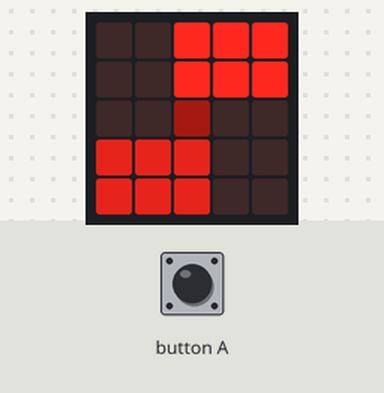
Bench run of a program on a simulated BBC micro:bit (MakeCode). On the bench: the board's 5×5 LED display. Inputs (shaded band) come from the test bench.

Above: at 1.2 s.
1.3 s: button A pressed for 0.15 s
At 2.2 s:
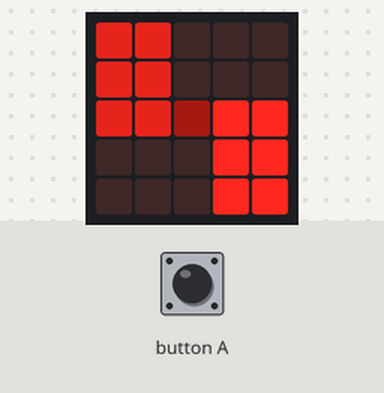
2.9 s: button A pressed for 0.15 s
At 3.4 s:
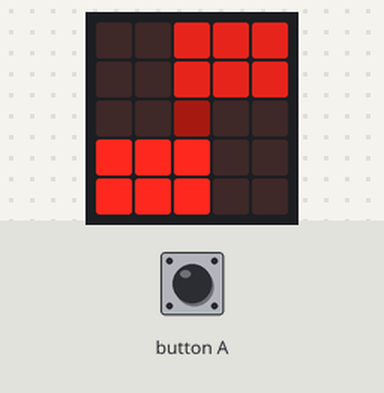
4.5 s: button A pressed for 0.15 s
At 5.8 s:
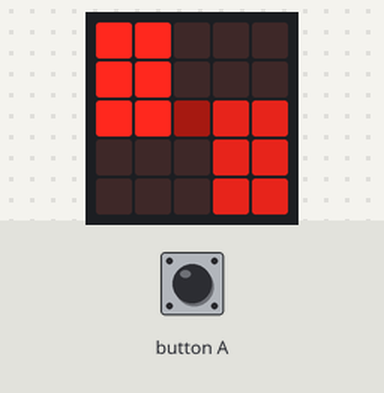
Timing chart, 0 to 7.5 s (numbered marks = the images above; inputs shaded):
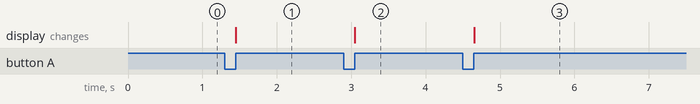

The program:

main.ts
```typescript
let stred = [2, 2]
let obdelnik = [[2, 0], [4, 0], [2, 1], [3, 0], [3, 1], [4, 1]]
let odraz = [[2, 0], [4, 0], [2, 1], [3, 0], [3, 1], [4, 1]]
zrcadli()
function vykresli() {
    basic.clearScreen()
    led.plotBrightness(stred[0], stred[1], 40)
    for (let i of obdelnik) {
        led.plot(i[0], i[1])
    }
    for (let e of odraz) {
        led.plotBrightness(e[0], e[1], 180)
    }
}

function zrcadli() {
    for (let i = 0; i < obdelnik.length; i++) {
        for (let e = 0; e < 2; e++) {
            odraz[i][e] = 2 * stred[e] - obdelnik[i][e]
        }
    }
    vykresli()
}

function otoc(vpravo: boolean) {
    let tempNula: number;
    for (let i = 0; i < obdelnik.length; i++) {
        tempNula = obdelnik[i][0]
        if (vpravo) {
            obdelnik[i][0] = -obdelnik[i][1] + stred[1] + stred[0]
            obdelnik[i][1] = tempNula - stred[0] + stred[1]
        } else {
            obdelnik[i][0] = obdelnik[i][1] - stred[1] + stred[0]
            obdelnik[i][1] = -tempNula + stred[0] + stred[1]
        }

    }
}

// obdélník se otáčí stisknutím tlačítka A
input.onButtonPressed(Button.A, function on_button_pressed_a() {
    otoc(true)
    zrcadli()
})
```

test.ts
```typescript
// Tady jsou testy. Při použití tohoto balíčku jako rozšíření nebude zkompilováno.
```

Measured:
- after the input at 1.3 s, the display: changes after 0.15 s (image 1)
- after the input at 2.9 s, the display: changes after 0.15 s (image 2)
- after the input at 4.5 s, the display: changes after 0.15 s (image 3)
